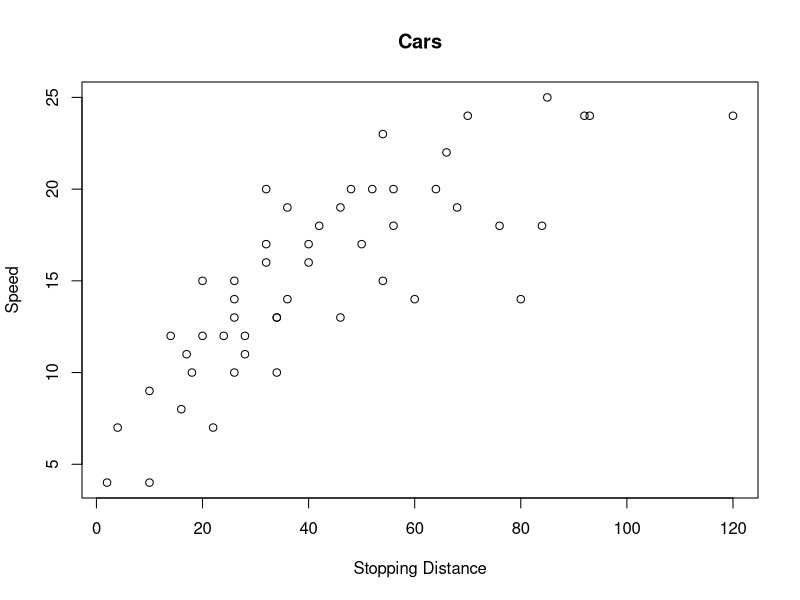
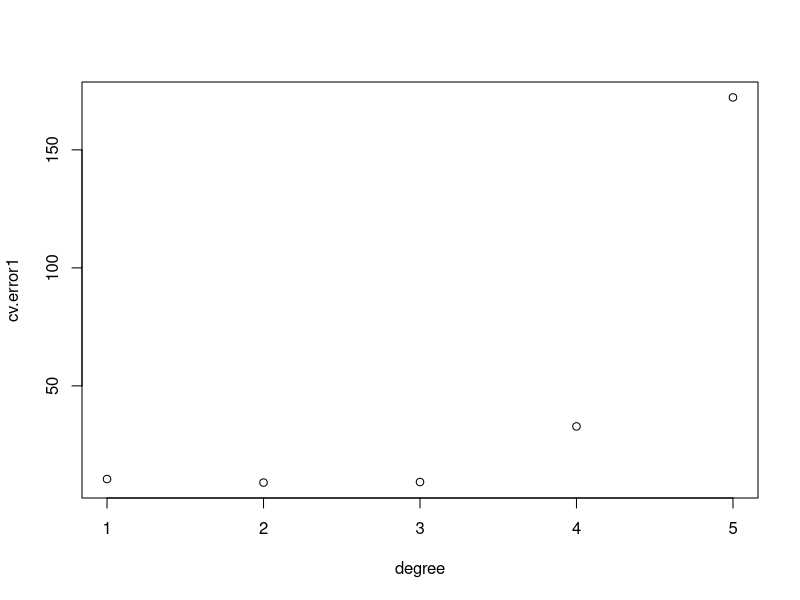
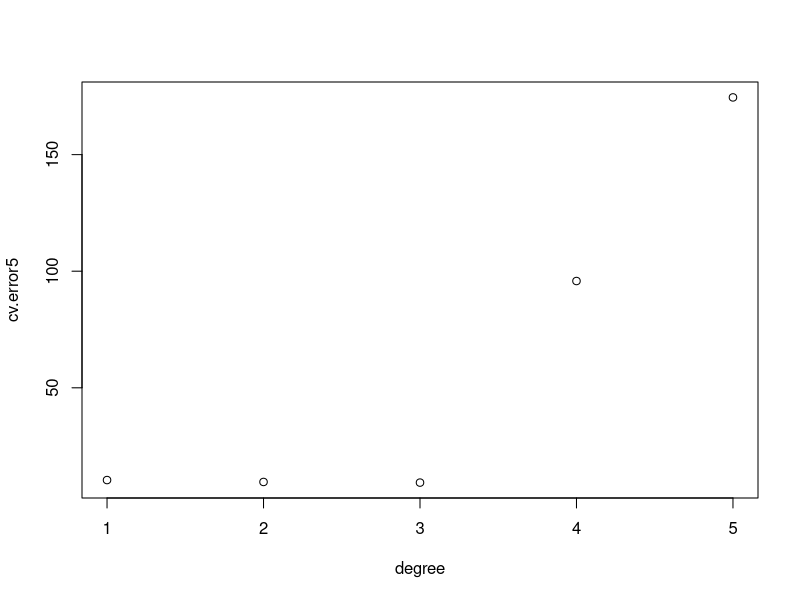

The R source for these figures, in order: (Note: this script raises an error after producing the figures.)
## ---- chunk 1
library("boot")
require(boot)
library(MASS)

data(cars)
plot(speed~dist, data=cars, main = "Cars" ,
xlab = "Stopping Distance", ylab = "Speed")
## ---- chunk 2
# 使用案例数据产生glm，然后分析CV对于误差的估计以及每个幂指数变化对于误差的影响

glm.fit = glm(speed~dist, data=cars)
degree=1:5
cv.error5=rep(0,5)
cv.test = cv.glm(cars, glm.fit, K=5)
cv.error1 = rep(0,5)
for(d in degree){
glm.fit = glm(speed~poly(dist, d), data=cars)
cv.error1[d] = cv.glm(cars,glm.fit)$delta[1]
}
plot(cv.error1~degree)
cv.error5

for(d in degree){
glm.fit = glm(speed~poly(dist, d), data=cars)
cv.error5[d] = cv.glm(cars,glm.fit,K=5)$delta[1]
}
plot(cv.error5~degree)
cv.error5

## ---- chunk 3
library("caret")
library(dplyr)
data("cars", package = "caret")
glimpse(cars)

select(cars, -Doors, -Chevy, -sedan) %>%  # 去除掉Doors，chevy，sedan变量
  lm(Price ~ Mileage + Cylinder + Cruise + Sound + Leather + Buick + Cadillac + Pontiac + Saab + Saturn + convertible + coupe + hatchback + wagon, data = .) # 对模型进行线性拟合
library("modelr")
# 使用modelr package进行CV测试
cars_cv <- cars %>% 
  select(-Doors, -Chevy, -sedan) %>% # 同上去除3个变量
  crossv_kfold(10) # CV K-fold K = 10，把模型分10份
cars_cv # 分割的数据集
library(purrr)
cars_cv %>% 
  mutate(train = map(train, as_tibble)) %>% # 把每个train转化为dataframe，然后给定义变量train
  mutate(model = map(train, ~ lm(Price ~ Mileage + Cylinder + Cruise + Sound + Leather + Buick + Cadillac + Pontiac + Saab + Saturn + convertible + coupe + hatchback + wagon,  data = .))) %>% # 对每个train，做线性回归拟合
  mutate(rmse = map2_dbl(model, test, rmse)) %>%
  select(.id, rmse)
## ---- chunk 4

# 该方法同上
ten_fold <- function(x) {
  x %>% 
    mutate(model = map(train, ~ lm(Price ~ Mileage + Cylinder + Cruise + Sound + Leather + Buick + Cadillac + Pontiac + Saab + Saturn + convertible + coupe + hatchback + wagon, data = .))) %>%
  mutate(rmse = map2_dbl(model, test, rmse)) %>%
  select(.id, rmse)
}

## ---- chunk 5
library(modelr)
set.seed(1)  # Run to replicate this post
folds <- crossv_kfold(mtcars, k = 5) # 把数据分成5份
folds$test[[1]] # folds 测试集1中的样本行号
folds$train[[1]] # 对应的训练集1中的样本行号
## ---- chunk 6
lm(mpg~., data=mtcars) # 所有变量都被包括进去
## ---- chunk 7
library(dplyr)
library(purrr)
folds <- folds %>% 
    mutate(model = map(train, ~ lm(mpg ~ ., data = .))) # 对folds里面5个训练集分别进行拟合，并放到新的变量model中
folds 
folds$model[[1]] %>% summary() # 比如看训练集1的模型1
## ---- chunk 8
library(broom)
folds %>% 
    mutate(predicted = map2(model, test, ~ augment(.x, newdata = .y))) # 产生一个新的测试集结果的列predicted
## ---- chunk 9
library(tidyr)

folds %>%
  mutate(predicted = map2(model, test, ~ augment(.x, newdata = .y))) %>% 
  unnest(predicted)
# 同上
predicted <- folds %>% unnest(map2(model, test, ~ augment(.x, newdata = .y)))
predicted
## ---- chunk 10
# 计算残差
predicted <- predicted %>% 
  mutate(residual = .fitted - mpg)

# 绘图
library(ggplot2)
predicted %>%
  ggplot(aes(mpg, residual)) +
    geom_hline(yintercept = 0) +
    geom_point() +
    stat_smooth(method = "loess") +
    theme_minimal()

# 分析结果
rs <- predicted %>%
  group_by(.id) %>% 
  summarise(sst = sum((mpg - mean(mpg)) ^ 2), # Sum of Squares Total
    sse = sum(residual ^ 2),          # Sum of Squares Residual/Error
    r.squared = 1 - sse / sst         # Proportion of variance accounted for
    )
rs
## ---- chunk 11
# Overall
mean(rs$r.squared)
#> [1] 0.616553
# 根据folds的结果，模型可以解释数据集新测试集的61.66%的方差

rs %>% 
  ggplot(aes(r.squared, fill  = .id)) +
    geom_histogram() +
    geom_vline(aes(xintercept = mean(r.squared)))  # 
